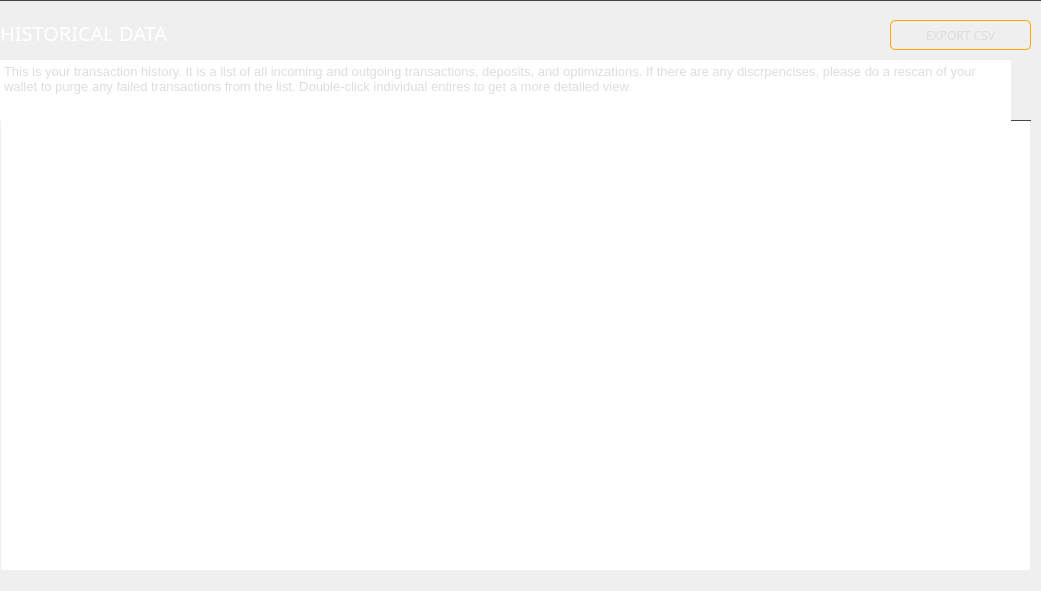
     <widget class="QGroupBox" name="transactionsBox">
      <property name="geometry">
       <rect>
        <x>210</x>
        <y>105</y>
        <width>1041</width>
        <height>591</height>
       </rect>
      </property>
      <property name="styleSheet">
       <string notr="true">border-top: 1px solid #444;</string>
      </property>
      <property name="title">
       <string/>
      </property>
      <widget class="QTreeView" name="m_transactionsView">
       <property name="geometry">
        <rect>
         <x>0</x>
         <y>120</y>
         <width>1031</width>
         <height>451</height>
        </rect>
       </property>
       <property name="minimumSize">
        <size>
         <width>1000</width>
         <height>300</height>
        </size>
       </property>
       <property name="maximumSize">
        <size>
         <width>1100</width>
         <height>16777215</height>
        </size>
       </property>
       <property name="font">
        <font>
         <family>Poppins</family>
         <pointsize>-1</pointsize>
        </font>
       </property>
       <property name="styleSheet">
        <string notr="true">QHeaderView::section {
	color: white;
	font-weight: bold;
	background-color: #282d31;
	font-family: 'Poppins';
    border-top: none;
	font-size: 14px;
 	border-bottom: 1px solid #444;
   	height: 37px;
}

QTreeView {
	font-family: 'Poppins';
border: none;
    color: #ccc;
font-size: 14px;
    height: 37px;
background-color: #282d31;
}

QTreeView::item {
	font-family: 'Poppins';
    color: #ccc;
	font-size: 14px;
    height: 37px;
}

QTreeView::branch:selected {
  background-color: orange;
font-size: 14px;
  color: black;
}

QWidget:item:selected {
	font-family: 'Poppins';
background-color: #555;
font-size: 14px;
  color: #ccc;
}

border: none;
font-size: 14px;
font-family: 'Poppins';
color: #ccc;
</string>
       </property>
       <property name="frameShape">
        <enum>QFrame::StyledPanel</enum>
       </property>
       <property name="frameShadow">
        <enum>QFrame::Plain</enum>
       </property>
       <property name="lineWidth">
        <number>0</number>
       </property>
       <property name="midLineWidth">
        <number>0</number>
       </property>
       <property name="horizontalScrollBarPolicy">
        <enum>Qt::ScrollBarAlwaysOff</enum>
       </property>
       <property name="sizeAdjustPolicy">
        <enum>QAbstractScrollArea::AdjustToContentsOnFirstShow</enum>
       </property>
       <property name="autoScrollMargin">
        <number>0</number>
       </property>
       <property name="editTriggers">
        <set>QAbstractItemView::EditKeyPressed</set>
       </property>
       <property name="alternatingRowColors">
        <bool>false</bool>
       </property>
       <property name="indentation">
        <number>0</number>
       </property>
       <property name="rootIsDecorated">
        <bool>false</bool>
       </property>
       <property name="uniformRowHeights">
        <bool>true</bool>
       </property>
       <property name="itemsExpandable">
        <bool>true</bool>
       </property>
       <property name="sortingEnabled">
        <bool>false</bool>
       </property>
       <property name="expandsOnDoubleClick">
        <bool>true</bool>
       </property>
       <attribute name="headerCascadingSectionResizes">
        <bool>false</bool>
       </attribute>
       <attribute name="headerShowSortIndicator" stdset="0">
        <bool>false</bool>
       </attribute>
       <attribute name="headerStretchLastSection">
        <bool>true</bool>
       </attribute>
      </widget>
      <widget class="QLabel" name="label_14">
       <property name="geometry">
        <rect>
         <x>0</x>
         <y>20</y>
         <width>241</width>
         <height>25</height>
        </rect>
       </property>
       <property name="font">
        <font>
         <family>Poppins</family>
         <pointsize>-1</pointsize>
        </font>
       </property>
       <property name="styleSheet">
        <string notr="true">color: #fff;
background: transparent;
font-size: 20px;
font-family: Poppins;
border: none;
text-align: left;
</string>
       </property>
       <property name="text">
        <string>HISTORICAL DATA</string>
       </property>
      </widget>
      <widget class="QTextBrowser" name="m_transactionsDescription">
       <property name="geometry">
        <rect>
         <x>0</x>
         <y>60</y>
         <width>1011</width>
         <height>61</height>
        </rect>
       </property>
       <property name="styleSheet">
        <string notr="true">border: none; color: #ddd; font-family:'Poppins'; font-size:13px; font-weight:400; font-style:normal;</string>
       </property>
       <property name="html">
        <string>&lt;!DOCTYPE HTML PUBLIC &quot;-//W3C//DTD HTML 4.0//EN&quot; &quot;http://www.w3.org/TR/REC-html40/strict.dtd&quot;&gt;
&lt;html&gt;&lt;head&gt;&lt;meta name=&quot;qrichtext&quot; content=&quot;1&quot; /&gt;&lt;style type=&quot;text/css&quot;&gt;
p, li { white-space: pre-wrap; }
&lt;/style&gt;&lt;/head&gt;&lt;body style=&quot; font-family:'Poppins'; font-size:13px; font-weight:400; font-style:normal;&quot;&gt;
&lt;p style=&quot; margin-top:0px; margin-bottom:0px; margin-left:0px; margin-right:0px; -qt-block-indent:0; text-indent:0px;&quot;&gt;&lt;span style=&quot; font-size:13px;&quot;&gt;This is your transaction history. It is a list of all incoming and outgoing transactions, deposits, and optimizations. If there are any discrpencises, please do a rescan of your wallet to purge any failed transactions from the list. Double-click individual entires to get a more detailed view.&lt;/span&gt;&lt;/p&gt;&lt;/body&gt;&lt;/html&gt;</string>
       </property>
      </widget>
      <widget class="QPushButton" name="m_exportCSVButton">
       <property name="geometry">
        <rect>
         <x>890</x>
         <y>20</y>
         <width>141</width>
         <height>30</height>
        </rect>
       </property>
       <property name="font">
        <font>
         <family>Poppins</family>
         <pointsize>-1</pointsize>
        </font>
       </property>
       <property name="styleSheet">
        <string notr="true">color: #ddd; border: 1px solid orange; font-size: 12px; border-radius: 5px; font-family: 'Poppins';</string>
       </property>
       <property name="text">
        <string>EXPORT CSV</string>
       </property>
      </widget>
     </widget>
